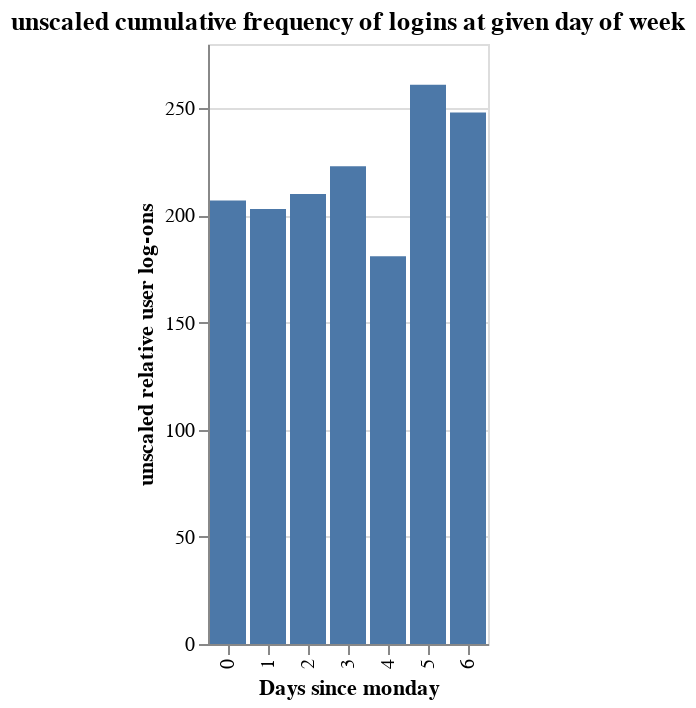

The code cell stored with this chart in its notebook:
### Markdown cell above
This bar chart shows the relative distribution of players joining at a point of day. Although the Y axis is arbitrary, the relative heights show us that most players prefer to join at midnight. It seems most player join between 2-4 a.m. This gives us a fun glimpse into the average UBC minecrafter's sleep priorities.

### Code cell
days = alt.Chart(sesh).mark_bar().encode(
    x=alt.X("start_day_of_week:O",title="Days since monday"),
    y=alt.Y("count()",title="unscaled relative user log-ons")
).properties(
    title="unscaled cumulative frequency of logins at given day of week"
)
days

### Figure 1 — Vega-Lite specification as saved in the notebook (floating-point values rounded to 4 significant figures; data arrays with more than 128 entries replaced by an {"elided": "..."} marker saying what was removed)
{"config": {"view": {"continuousWidth": 300, "continuousHeight": 300}}, "data": {"name": "data-bab363ca0c8f0b300a1f34e43333e07f"}, "mark": {"type": "bar"}, "encoding": {"x": {"field": "start_day_of_week", "title": "Days since monday", "type": "ordinal"}, "y": {"aggregate": "count", "title": "unscaled relative user log-ons", "type": "quantitative"}}, "title": "unscaled cumulative frequency of logins at given day of week", "$schema": "https://vega.github.io/schema/vega-lite/v5.20.1.json", "datasets": {"data-bab363ca0c8f0b300a1f34e43333e07f": {"elided": "1533 records"}}}
